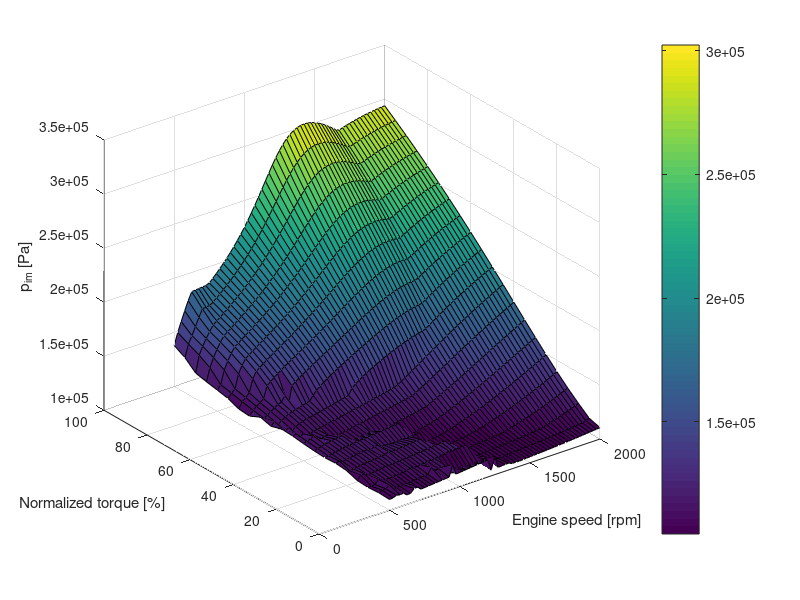
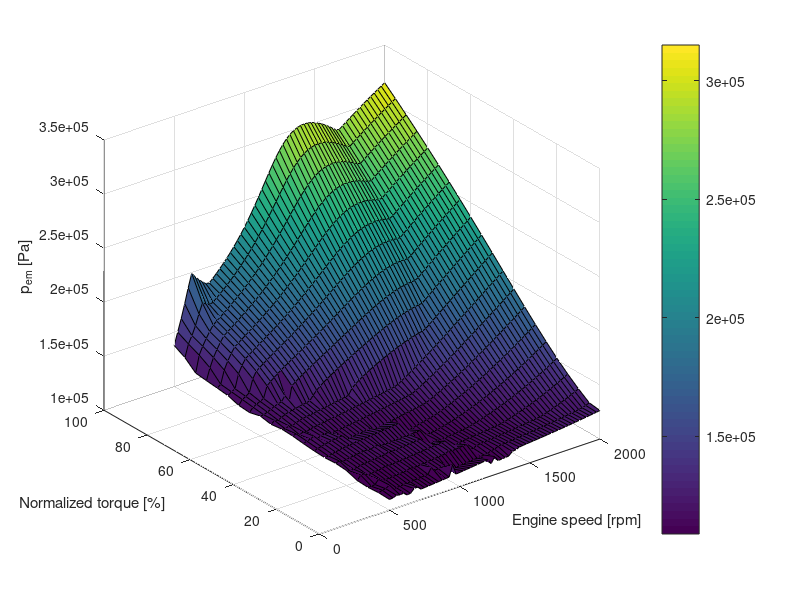
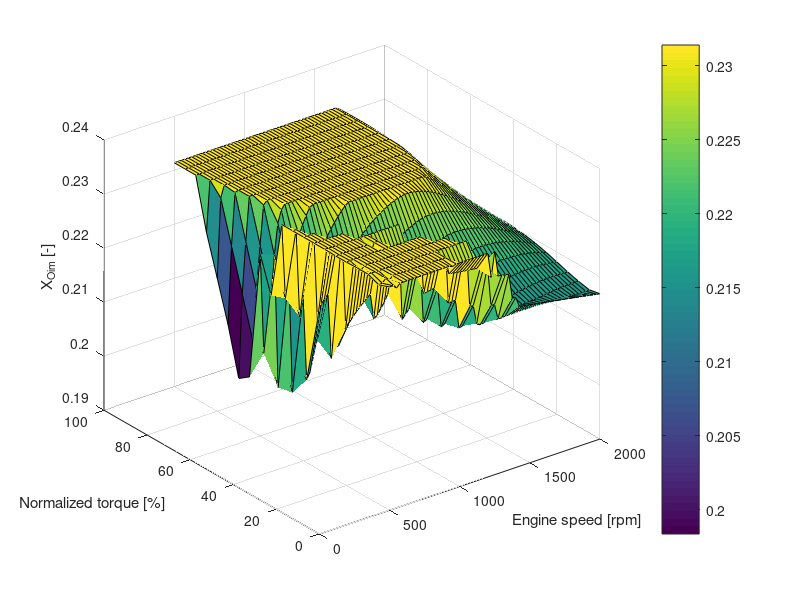
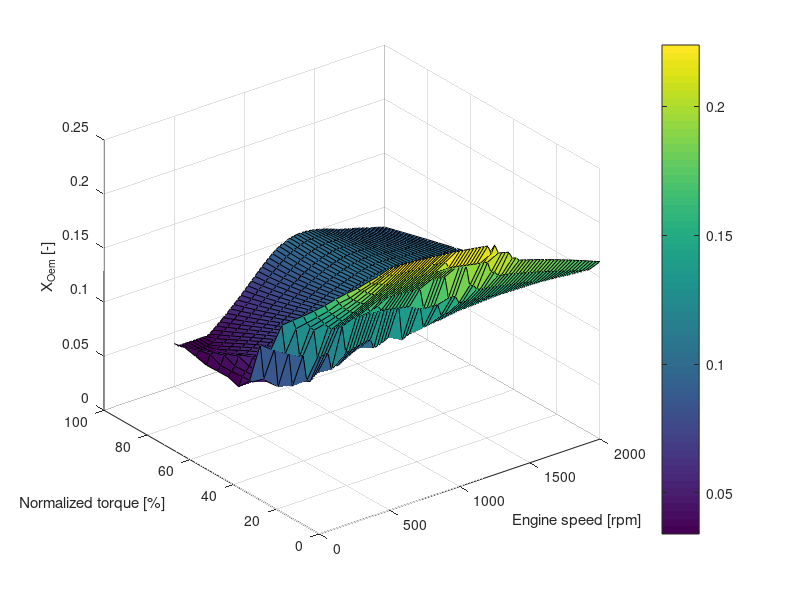

The MATLAB source for these figures, in order: (Note: this script raises an error after producing the figures.)
%% Load data

load('parameterData')
load('table_data_relaxed')

%% Use find_reference, find_reference_relax and find_reference_relax2

% max_torque_curve
% 
% x1_table_data = nan*ones(21, length(N_e));
% x2_table_data = nan*ones(21, length(N_e));
% x3_table_data = nan*ones(21, length(N_e));
% x4_table_data = nan*ones(21, length(N_e));
% x5_table_data = nan*ones(21, length(N_e));
% u1_table_data = nan*ones(21, length(N_e));
% u2_table_data = nan*ones(21, length(N_e));
% u3_table_data = nan*ones(21, length(N_e));
% 
% at = [];
% count = 0;
% 
% for k = 1:length(N_e)
%    
%     Me_max = M_e(k);
%     at_ne = N_e(k);
%     
%     j = 0;
%     for i = 0:5:100
%         Me = i/100*Me_max;
%         
%         j = j + 1;
%         
%         [x_ref, u_ref, flag] = find_reference(Me, at_ne, model);
%         
%         if flag == 1
%             x1_table_data(j, k) = x_ref(1);
%             x2_table_data(j, k) = x_ref(2);
%             x3_table_data(j, k) = x_ref(3);
%             x4_table_data(j, k) = x_ref(4);
%             x5_table_data(j, k) = x_ref(5);
%             u1_table_data(j, k) = u_ref(1);
%             u2_table_data(j, k) = u_ref(2);
%             u3_table_data(j, k) = u_ref(3);
%         else
%             [x_ref, u_ref, flag] = find_reference_relax(Me, at_ne, model);
%             
%              if flag == 1
%                 x1_table_data(j, k) = x_ref(1);
%                 x2_table_data(j, k) = x_ref(2);
%                 x3_table_data(j, k) = x_ref(3);
%                 x4_table_data(j, k) = x_ref(4);
%                 x5_table_data(j, k) = x_ref(5);
%                 u1_table_data(j, k) = u_ref(1);
%                 u2_table_data(j, k) = u_ref(2);
%                 u3_table_data(j, k) = u_ref(3);
%              else
%                 [x_ref, u_ref] = find_reference_relax2(Me, at_ne, model);
%                 
%                 x1_table_data(j, k) = x_ref(1);
%                 x2_table_data(j, k) = x_ref(2);
%                 x3_table_data(j, k) = x_ref(3);
%                 x4_table_data(j, k) = x_ref(4);
%                 x5_table_data(j, k) = x_ref(5);
%                 u1_table_data(j, k) = u_ref(1);
%                 u2_table_data(j, k) = u_ref(2);
%                 u3_table_data(j, k) = u_ref(3);
%                 
%             end
%         end
%     end
% end

%% Plot

load('table_data_relaxed')

M_e_axis = 0:5:100;
n_e_axis = 500:25:2000;

h1 = figure(1);
grid on
surf(n_e_axis, M_e_axis, x1_table_data)
xlabel('Engine speed [rpm]')
ylabel('Normalized torque [%]')
zlabel('p_{im} [Pa]')
colorbar
% set(h1,'Units','Inches');
% pos = get(h1,'Position');
% set(h1,'PaperPositionMode','Auto','PaperUnits','Inches','PaperSize',[pos(3), pos(4)])
% print(h1,'Figures/table_data_x1','-dpdf','-r0')


h2 = figure(2);
surf(n_e_axis, M_e_axis, x2_table_data)
xlabel('Engine speed [rpm]')
ylabel('Normalized torque [%]')
zlabel('p_{em} [Pa]')
colorbar
% set(h2,'Units','Inches');
% pos = get(h2,'Position');
% set(h2,'PaperPositionMode','Auto','PaperUnits','Inches','PaperSize',[pos(3), pos(4)])
% print(h2,'Figures/table_data_x2','-dpdf','-r0')

h3 = figure(3);
surf(n_e_axis, M_e_axis, x3_table_data)
xlabel('Engine speed [rpm]')
ylabel('Normalized torque [%]')
zlabel('X_{Oim} [-]')
colorbar
% set(h3,'Units','Inches');
% pos = get(h3,'Position');
% set(h3,'PaperPositionMode','Auto','PaperUnits','Inches','PaperSize',[pos(3), pos(4)])
% print(h3,'Figures/table_data_x3','-dpdf','-r0')

h4 = figure(4);
surf(n_e_axis, M_e_axis, x4_table_data);
xlabel('Engine speed [rpm]')
ylabel('Normalized torque [%]')
zlabel('X_{Oem} [-]')
colorbar
% set(h4,'Units','Inches');
% pos = get(h4,'Position');
% set(h4,'PaperPositionMode','Auto','PaperUnits','Inches','PaperSize',[pos(3), pos(4)])
% print(h4,'Figures/table_data_x4','-dpdf','-r0')

h5 = figure(5);
surf(n_e_axis, M_e_axis, x5_table_data)
xlabel('Engine speed [rpm]')
ylabel('Normalized torque [%]')
zlabel('\omega_{t} [rad/s]')
colorbar
% set(h5,'Units','Inches');
% pos = get(h5,'Position');
% set(h5,'PaperPositionMode','Auto','PaperUnits','Inches','PaperSize',[pos(3), pos(4)])
% print(h5,'Figures/table_data_x5','-dpdf','-r0')

h6 = figure(6);
surf(n_e_axis, M_e_axis, u1_table_data)
xlabel('Engine speed [rpm]')
ylabel('Normalized torque [%]')
zlabel('u_\delta [mg/cycle]')
colorbar
% set(h6,'Units','Inches');
% pos = get(h6,'Position');
% set(h6,'PaperPositionMode','Auto','PaperUnits','Inches','PaperSize',[pos(3), pos(4)])
% print(h6,'Figures/table_data_u1','-dpdf','-r0')

h7 = figure(7);
surf(n_e_axis, M_e_axis, u2_table_data)
xlabel('Engine speed [rpm]')
ylabel('Normalized torque [%]')
zlabel('u_{egr} [%]')
colorbar
% set(h7,'Units','Inches');
% pos = get(h7,'Position');
% set(h7,'PaperPositionMode','Auto','PaperUnits','Inches','PaperSize',[pos(3), pos(4)])
% print(h7,'Figures/table_data_u2','-dpdf','-r0')

h8 = figure(8);
surf(n_e_axis, M_e_axis, u3_table_data)
xlabel('Engine speed [rpm]')
ylabel('Normalized torque [%]')
zlabel('u_{vgt} [%]')
colorbar
% set(h8,'Units','Inches');
% pos = get(h8,'Position');
% set(h8,'PaperPositionMode','Auto','PaperUnits','Inches','PaperSize',[pos(3), pos(4)])
% print(h8,'Figures/table_data_u3','-dpdf','-r0')


%% More plots

[m,n] = size(x1_table_data);
M_e_data = zeros(m,n);
x1_dot_data = zeros(m,n);
x2_dot_data = zeros(m,n);
x3_dot_data = zeros(m,n);
x4_dot_data = zeros(m,n);
x5_dot_data = zeros(m,n);
for i = 1:m
    for j = 1:n
        x1 = x1_table_data(i,j);
        x2 = x2_table_data(i,j);
        x3 = x3_table_data(i,j);
        x4 = x4_table_data(i,j);
        x5 = x5_table_data(i,j);
        
        u1 = u1_table_data(i,j);
        u2 = u2_table_data(i,j);
        u3 = u3_table_data(i,j);
        
        x = [x1; x2; x3; x4; x5];
        u = [u1; u2; u3];

        [x_dot, y, ~] = diesel_engine(x, u, n_e_axis(j), model);
        M_e_data(i,j) = y.M_e;
        
        x1_dot_data(i,j) = x_dot(1);
        x2_dot_data(i,j) = x_dot(2);
        x3_dot_data(i,j) = x_dot(3);
        x4_dot_data(i,j) = x_dot(4);
        x5_dot_data(i,j) = x_dot(5);
    end
end

figure
surf(n_e_axis, M_e_axis, M_e_data)
title('M_e')
grid on

x_dot_titles = ["$\frac{d}{dt}p_{im}$", "$\frac{d}{dt}p_{em}$", ...
    "$\frac{d}{dt}X_{Oim}$", "$\frac{d}{dt}X_{Oem}$", "$\frac{d}{dt}\omega_{t}$"];
for i = 1:5
    h = figure;
    surf(n_e_axis, M_e_axis, x_dot_data(i:5:end, :));
    xlabel('Engine speed [rpm]')
    ylabel('Normalized torque [%]')
    zlabel(x_dot_titles(i), 'interpreter', 'latex');
    colorbar
    % set(h,'Units','Inches');
    % pos = get(h,'Position');
    % set(h,'PaperPositionMode','Auto','PaperUnits','Inches','PaperSize',[pos(3), pos(4)])
    % str = strcat('Figures/table_data_xdot', int2str(i));
    % print(h, str ,'-dpdf','-r0')
end

%% Plot engine map solutions

% max_torque_curve
% h = figure(1);
% hold on
% ylabel('Engine torque [Nm]')
% color = [0, 0.4470, 0.7410];
% p1 = plot(n_e_axis, M_e_data, '.', 'MarkerEdgeColor', color, 'MarkerFaceColor', color);
% % color = [0.8500, 0.3250, 0.0980];
% % p2 = plot(n_e_axis, M_e_data, '.', 'MarkerEdgeColor', color, 'MarkerFaceColor', color);
% axis([500 2000 0 2700])
% legend([p, p1(1), p2(1)], 'Maximum stationary torque curve', 'Stationary solutions', 'Relaxed solutions')

%% Export as PDF

% set(h,'Units','Inches');
% pos = get(h,'Position');
% set(h,'PaperPositionMode','Auto','PaperUnits','Inches','PaperSize',[pos(3), pos(4)])
% print(h,'Figures/engine_map_solutions','-dpdf','-r0')